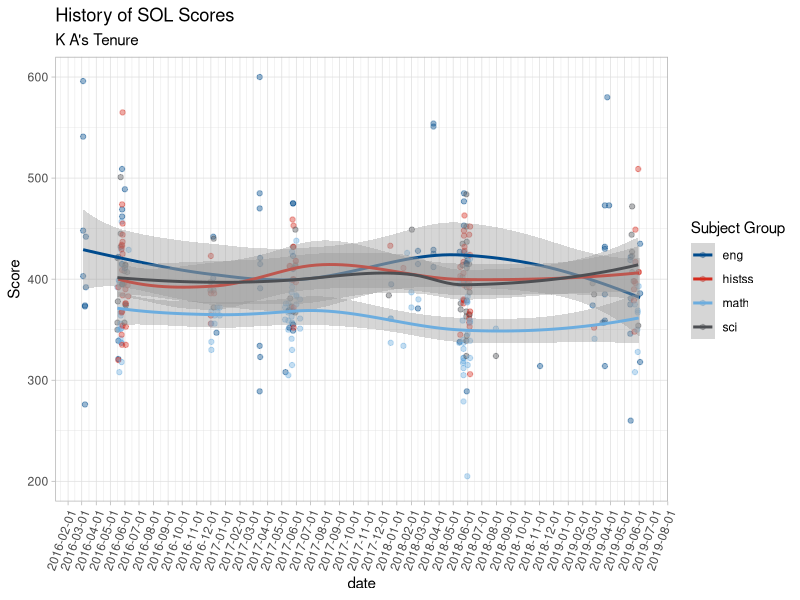
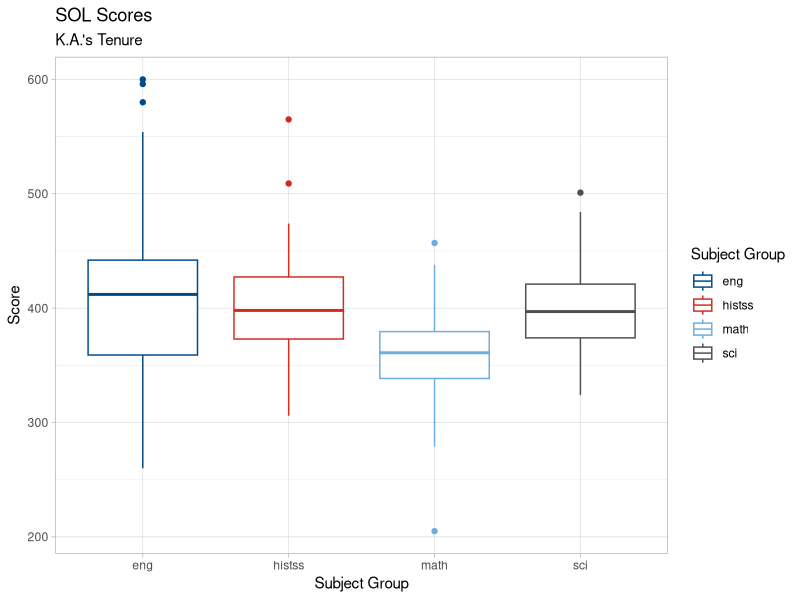

Reproduce these figures in R, in order.
library(tidyverse)
library(readxl)
library(dplyr)
library(tibble)
library(ggplot2)
library(lubridate)
library(reshape2)
library(forcats)

inova<-c("#004b8d", "#d52b1e", "#6caddf", "#4d4f53", "#a5a5a9")
pal_inova <- function(palette = c("inova"), alpha = 1) {
    palette <- match.arg(palette)
    if (alpha > 1L | alpha <= 0L) stop("alpha must be in (0, 1]")
        raw_cols <- inova
        raw_cols_rgb <- col2rgb(raw_cols)
        alpha_cols <- rgb(
            raw_cols_rgb[1L, ], raw_cols_rgb[2L, ], raw_cols_rgb[3L, ],
            alpha = alpha * 255L, names = names(raw_cols),
            maxColorValue = 255L
        )
        scales::manual_pal(unname(alpha_cols))
        }
#' Scale Colors as inova healthsystems
#'
#' @export scale_color_inova
scale_color_inova <- function(palette = c("inova"), alpha = 1, ...) {
    palette <- match.arg(palette)
    ggplot2::discrete_scale("colour", "inova", pal_inova(palette, alpha), ...)
}
scale_colour_inova<-scale_color_inova



dat<-tribble(
~admin,~test,~core,~scaled_score,~date,
"2015_2016", "EOC Writing ", "eng", 403, "3/4/2016", 
"2015_2016", "EOC Writing ", "eng", 596, "3/4/2016", 
"2015_2016", "EOC Writing ", "eng", 541, "3/4/2016", 
"2015_2016", "EOC Writing ", "eng", 448, "3/4/2016", 
"2015_2016", "Gr 8 Writing", "eng", 373, "3/8/2016", 
"2015_2016", "Gr 8 Writing", "eng", 276, "3/8/2016", 
"2015_2016", "Gr 8 Writing", "eng", 374, "3/8/2016", 
"2015_2016", "EOC Writing ", "eng", 392, "3/10/2016", 
"2015_2016", "EOC Writing ", "eng", 442, "3/10/2016", 
"2015_2016", "Algebra I ", "math", 392, "5/16/2016", 
"2015_2016", "Gr 8 Science", "sci", 421, "5/16/2016", 
"2015_2016", "Gr 8 Science", "sci", 350, "5/16/2016", 
"2015_2016", "Gr 8 Science", "sci", 357, "5/16/2016", 
"2015_2016", "Biology ", "sci", 378, "5/17/2016", 
"2015_2016", "Gr 8 Reading ", "eng", 422, "5/18/2016", 
"2015_2016", "Gr 8 Reading ", "eng", 339, "5/18/2016", 
"2015_2016", "Gr 8 Reading ", "eng", 321, "5/18/2016", 
"2015_2016", "W Hist I ", "histss", 392, "5/18/2016", 
"2015_2016", "W Hist II ", "histss", 320, "5/18/2016", 
"2015_2016", "Algebra I ", "math", 399, "5/19/2016", 
"2015_2016", "Algebra I ", "math", 350, "5/19/2016", 
"2015_2016", "Gr 8 Math  CAT", "math", 397, "5/20/2016", 
"2015_2016", "Gr 8 Math  CAT", "math", 308, "5/20/2016", 
"2015_2016", "Algebra I ", "math", 364, "5/23/2016", 
"2015_2016", "Algebra I ", "math", 367, "5/23/2016", 
"2015_2016", "Algebra I ", "math", 351, "5/23/2016", 
"2015_2016", "Chemistry ", "sci", 501, "5/23/2016", 
"2015_2016", "Chemistry ", "sci", 445, "5/23/2016", 
"2015_2016", "Chemistry ", "sci", 432, "5/23/2016", 
"2015_2016", "PE Algebra I ", "math", 341, "5/23/2016", 
"2015_2016", "PE Algebra I ", "math", 356, "5/23/2016", 
"2015_2016", "Geometry ", "math", 351, "5/24/2016", 
"2015_2016", "Geometry ", "math", 368, "5/24/2016", 
"2015_2016", "Geometry ", "math", 337, "5/24/2016", 
"2015_2016", "Geometry ", "math", 429, "5/24/2016", 
"2015_2016", "Algebra II ", "math", 337, "5/25/2016", 
"2015_2016", "Algebra II ", "math", 318, "5/25/2016", 
"2015_2016", "Algebra II ", "math", 457, "5/25/2016", 
"2015_2016", "Algebra II ", "math", 415, "5/25/2016", 
"2015_2016", "W Hist I ", "histss", 430, "5/25/2016", 
"2015_2016", "W Hist I ", "histss", 434, "5/25/2016", 
"2015_2016", "W Hist I ", "histss", 367, "5/25/2016", 
"2015_2016", "W Hist I ", "histss", 345, "5/25/2016", 
"2015_2016", "EOC Reading ", "eng", 395, "5/26/2016", 
"2015_2016", "EOC Reading ", "eng", 415, "5/26/2016", 
"2015_2016", "EOC Reading ", "eng", 509, "5/26/2016", 
"2015_2016", "EOC Reading ", "eng", 469, "5/26/2016", 
"2015_2016", "EOC Reading ", "eng", 462, "5/26/2016", 
"2015_2016", "W Hist II ", "histss", 433, "5/26/2016", 
"2015_2016", "W Hist II ", "histss", 368, "5/26/2016", 
"2015_2016", "W Hist II ", "histss", 409, "5/26/2016", 
"2015_2016", "W Hist II ", "histss", 335, "5/26/2016", 
"2015_2016", "W Hist II ", "histss", 474, "5/26/2016", 
"2015_2016", "Biology ", "sci", 395, "5/27/2016", 
"2015_2016", "Biology ", "sci", 395, "5/27/2016", 
"2015_2016", "VA&US Hist ", "histss", 354, "5/27/2016", 
"2015_2016", "VA&US Hist ", "histss", 384, "5/27/2016", 
"2015_2016", "VA&US Hist ", "histss", 565, "5/27/2016", 
"2015_2016", "VA&US Hist ", "histss", 437, "5/27/2016", 
"2015_2016", "VA&US Hist ", "histss", 425, "5/27/2016", 
"2015_2016", "VA&US Hist ", "histss", 444, "5/27/2016", 
"2015_2016", "VA&US Hist ", "histss", 455, "5/27/2016", 
"2015_2016", "Earth Sci ", "sci", 408, "5/31/2016", 
"2015_2016", "Earth Sci ", "sci", 396, "5/31/2016", 
"2015_2016", "Earth Sci ", "sci", 357, "5/31/2016", 
"2015_2016", "EOC Reading ", "eng", 411, "6/1/2016", 
"2015_2016", "EOC Reading ", "eng", 489, "6/1/2016", 
"2015_2016", "Biology ", "sci", 414, "6/2/2016", 
"2015_2016", "Earth Sci ", "sci", 414, "6/2/2016", 
"2015_2016", "Earth Sci ", "sci", 375, "6/2/2016", 
"2015_2016", "VA&US Hist ", "histss", 376, "6/2/2016", 
"2015_2016", "VA&US Hist ", "histss", 390, "6/2/2016", 
"2015_2016", "Biology ", "sci", 374, "6/3/2016", 
"2015_2016", "W Hist II ", "histss", 353, "6/3/2016", 
"2015_2016", "W Hist II ", "histss", 376, "6/3/2016", 
"2015_2016", "W Hist II ", "histss", 335, "6/3/2016", 
"2015_2016", "Biology ", "sci", 407, "6/6/2016", 
"2015_2016", "W Hist II ", "histss", 394, "6/7/2016", 
"2015_2016", "W Hist I ", "histss", 383, "6/8/2016", 
"2015_2016", "Geometry ", "math", 429, "6/9/2016", 
"2016_2017", "Biology ", "sci", 389, "11/30/2016", 
"2016_2017", "Biology ", "sci", 397, "11/30/2016", 
"2016_2017", "VA&US Hist ", "histss", 356, "12/1/2016", 
"2016_2017", "VA&US Hist ", "histss", 364, "12/1/2016", 
"2016_2017", "W Hist II ", "histss", 423, "12/1/2016", 
"2016_2017", "W Hist II ", "histss", 386, "12/1/2016", 
"2016_2017", "Algebra I ", "math", 330, "12/2/2016", 
"2016_2017", "Algebra I ", "math", 368, "12/2/2016", 
"2016_2017", "Algebra I ", "math", 356, "12/2/2016", 
"2016_2017", "PE Algebra I ", "math", 338, "12/2/2016", 
"2016_2017", "EOC Writing", "eng", 401, "12/6/2016", 
"2016_2017", "EOC Writing", "eng", 442, "12/6/2016", 
"2016_2017", "Biology ", "sci", 389, "12/7/2016", 
"2016_2017", "Biology ", "sci", 372, "12/7/2016", 
"2016_2017", "Earth Sci ", "sci", 440, "12/7/2016", 
"2016_2017", "VA&US Hist ", "histss", 386, "12/8/2016", 
"2016_2017", "Algebra I ", "math", 356, "12/9/2016", 
"2016_2017", "PE Algebra I ", "math", 364, "12/9/2016", 
"2016_2017", "EOC Reading ", "eng", 347, "12/13/2016", 
"2016_2017", "Algebra I ", "math", 372, "12/15/2016", 
"2016_2017", "Algebra I ", "math", 368, "12/15/2016", 
"2016_2017", "Algebra I ", "math", 372, "12/20/2016", 
"2016_2017", "Algebra I ", "math", 364, "12/20/2016", 
"2016_2017", "EOC Writing", "eng", 485, "3/15/2017", 
"2016_2017", "EOC Writing", "eng", 334, "3/15/2017", 
"2016_2017", "EOC Writing", "eng", 289, "3/15/2017", 
"2016_2017", "EOC Writing", "eng", 470, "3/15/2017", 
"2016_2017", "EOC Writing", "eng", 600, "3/15/2017", 
"2016_2017", "EOC Writing", "eng", 391, "3/16/2017", 
"2016_2017", "EOC Writing", "eng", 415, "3/16/2017", 
"2016_2017", "EOC Writing", "eng", 323, "3/16/2017", 
"2016_2017", "EOC Writing", "eng", 421, "3/16/2017", 
"2016_2017", "Algebra I ", "math", 360, "5/8/2017", 
"2016_2017", "PE Algebra I ", "math", 372, "5/8/2017", 
"2016_2017", "Gr 8 Reading ", "eng", 308, "5/9/2017", 
"2016_2017", "PE Algebra I ", "math", 376, "5/10/2017", 
"2016_2017", "Algebra I ", "math", 369, "5/15/2017", 
"2016_2017", "Algebra I ", "math", 367, "5/15/2017", 
"2016_2017", "Algebra I ", "math", 376, "5/15/2017", 
"2016_2017", "Algebra I ", "math", 359, "5/15/2017", 
"2016_2017", "Algebra I ", "math", 350, "5/15/2017", 
"2016_2017", "VMAST Algebra I", "math", 305, "5/15/2017", 
"2016_2017", "VM EOC Reading", "eng", 369, "5/16/2017", 
"2016_2017", "Gr 8 Reading ", "eng", 352, "5/17/2017", 
"2016_2017", "W Hist II ", "histss", 413, "5/18/2017", 
"2016_2017", "W Hist II ", "histss", 413, "5/18/2017", 
"2016_2017", "Biology ", "sci", 381, "5/19/2017", 
"2016_2017", "Earth Sci ", "sci", 369, "5/19/2017", 
"2016_2017", "Geometry ", "math", 373, "5/19/2017", 
"2016_2017", "Algebra I ", "math", 341, "5/22/2017", 
"2016_2017", "Algebra I ", "math", 363, "5/22/2017", 
"2016_2017", "Algebra I ", "math", 387, "5/22/2017", 
"2016_2017", "Chemistry ", "sci", 373, "5/22/2017", 
"2016_2017", "Geometry ", "math", 357, "5/23/2017", 
"2016_2017", "Geometry ", "math", 356, "5/23/2017", 
"2016_2017", "Geometry ", "math", 315, "5/23/2017", 
"2016_2017", "Geometry ", "math", 392, "5/23/2017", 
"2016_2017", "Geometry ", "math", 330, "5/23/2017", 
"2016_2017", "Geometry ", "math", 427, "5/23/2017", 
"2016_2017", "Geometry ", "math", 397, "5/23/2017", 
"2016_2017", "Algebra II ", "math", 370, "5/24/2017", 
"2016_2017", "W Hist I ", "histss", 399, "5/24/2017", 
"2016_2017", "W Hist I ", "histss", 459, "5/24/2017", 
"2016_2017", "Biology ", "sci", 400, "5/25/2017", 
"2016_2017", "Biology ", "sci", 432, "5/25/2017", 
"2016_2017", "EOC Reading ", "eng", 423, "5/25/2017", 
"2016_2017", "EOC Reading ", "eng", 368, "5/25/2017", 
"2016_2017", "EOC Reading ", "eng", 355, "5/25/2017", 
"2016_2017", "EOC Reading ", "eng", 349, "5/25/2017", 
"2016_2017", "EOC Reading ", "eng", 410, "5/25/2017", 
"2016_2017", "EOC Reading ", "eng", 475, "5/25/2017", 
"2016_2017", "EOC Reading ", "eng", 475, "5/25/2017", 
"2016_2017", "VA&US Hist ", "histss", 352, "5/26/2017", 
"2016_2017", "VA&US Hist ", "histss", 372, "5/26/2017", 
"2016_2017", "VA&US Hist ", "histss", 400, "5/26/2017", 
"2016_2017", "VA&US Hist ", "histss", 411, "5/26/2017", 
"2016_2017", "VA&US Hist ", "histss", 432, "5/26/2017", 
"2016_2017", "VA&US Hist ", "histss", 453, "5/26/2017", 
"2016_2017", "Biology ", "sci", 413, "5/30/2017", 
"2016_2017", "Chemistry ", "sci", 414, "5/30/2017", 
"2016_2017", "Earth Sci ", "sci", 367, "5/30/2017", 
"2016_2017", "Earth Sci ", "sci", 449, "5/30/2017", 
"2016_2017", "VA&US Hist ", "histss", 418, "5/31/2017", 
"2016_2017", "VA&US Hist ", "histss", 397, "5/31/2017", 
"2016_2017", "W Hist I ", "histss", 418, "5/31/2017", 
"2016_2017", "Algebra I ", "math", 383, "6/1/2017", 
"2016_2017", "Geometry ", "math", 375, "6/1/2017", 
"2016_2017", "Geometry ", "math", 384, "6/1/2017", 
"2016_2017", "Geometry ", "math", 438, "6/1/2017", 
"2016_2017", "Algebra I ", "math", 351, "6/9/2017", 
"2016_2017", "Algebra II ", "math", 380, "6/9/2017", 
"2016_2017", "Geometry ", "math", 361, "6/9/2017", 
"2017_2018", "Earth Sci ", "sci", 384, "12/15/2017", 
"2017_2018", "W Hist I ", "histss", 433, "12/18/2017", 
"2017_2018", "Algebra I ", "math", 337, "12/19/2017", 
"2017_2018", "Algebra I ", "math", 361, "12/19/2017", 
"2017_2018", "Algebra I ", "math", 361, "12/19/2017", 
"2017_2018", "EOC Reading ", "eng", 395, "12/20/2017", 
"2017_2018", "Geometry ", "math", 334, "1/15/2018", 
"2017_2018", "W Hist II ", "histss", 411, "1/15/2018", 
"2017_2018", "Algebra II ", "math", 426, "1/23/2018", 
"2017_2018", "Algebra I ", "math", 372, "2/1/2018", 
"2017_2018", "Algebra I ", "math", 387, "2/1/2018", 
"2017_2018", "Chemistry ", "sci", 449, "2/2/2018", 
"2017_2018", "EOC Reading ", "eng", 371, "2/15/2018", 
"2017_2018", "EOC Reading ", "eng", 415, "2/15/2018", 
"2017_2018", "EOC Reading ", "eng", 428, "2/15/2018", 
"2017_2018", "Algebra I ", "math", 380, "2/16/2018", 
"2017_2018", "EOC Writing ", "eng", 554, "3/20/2018", 
"2017_2018", "EOC Writing ", "eng", 551, "3/20/2018", 
"2017_2018", "EOC Writing ", "eng", 412, "3/20/2018", 
"2017_2018", "EOC Writing ", "eng", 425, "3/20/2018", 
"2017_2018", "Gr 8 Writing", "eng", 429, "3/20/2018", 
"2017_2018", "Algebra I ", "math", 395, "5/14/2018", 
"2017_2018", "Geometry ", "math", 337, "5/14/2018", 
"2017_2018", "EOC Reading ", "eng", 338, "5/15/2018", 
"2017_2018", "EOC Reading ", "eng", 427, "5/15/2018", 
"2017_2018", "VA&US Hist ", "histss", 403, "5/16/2018", 
"2017_2018", "W Hist II ", "histss", 412, "5/16/2018", 
"2017_2018", "W Hist II ", "histss", 345, "5/16/2018", 
"2017_2018", "Biology ", "sci", 370, "5/17/2018", 
"2017_2018", "Biology ", "sci", 376, "5/17/2018", 
"2017_2018", "Algebra I ", "math", 397, "5/21/2018", 
"2017_2018", "Algebra I ", "math", 379, "5/21/2018", 
"2017_2018", "Algebra I ", "math", 359, "5/21/2018", 
"2017_2018", "Algebra I ", "math", 397, "5/21/2018", 
"2017_2018", "Chemistry ", "sci", 402, "5/21/2018", 
"2017_2018", "Chemistry ", "sci", 414, "5/21/2018", 
"2017_2018", "Chemistry ", "sci", 435, "5/21/2018", 
"2017_2018", "Algebra I ", "math", 317, "5/22/2018", 
"2017_2018", "Algebra II ", "math", 319, "5/23/2018", 
"2017_2018", "Algebra II ", "math", 337, "5/23/2018", 
"2017_2018", "Algebra II ", "math", 305, "5/23/2018", 
"2017_2018", "Algebra II ", "math", 331, "5/23/2018", 
"2017_2018", "Algebra II ", "math", 279, "5/23/2018", 
"2017_2018", "Algebra II ", "math", 312, "5/23/2018", 
"2017_2018", "Algebra II ", "math", 322, "5/23/2018", 
"2017_2018", "Algebra II ", "math", 322, "5/23/2018", 
"2017_2018", "Algebra II ", "math", 340, "5/23/2018", 
"2017_2018", "W Hist I ", "histss", 376, "5/23/2018", 
"2017_2018", "W Hist I ", "histss", 406, "5/23/2018", 
"2017_2018", "W Hist I ", "histss", 380, "5/23/2018", 
"2017_2018", "W Hist I ", "histss", 417, "5/23/2018", 
"2017_2018", "EOC Reading ", "eng", 485, "5/24/2018", 
"2017_2018", "EOC Reading ", "eng", 477, "5/24/2018", 
"2017_2018", "EOC Reading ", "eng", 453, "5/24/2018", 
"2017_2018", "EOC Reading ", "eng", 427, "5/24/2018", 
"2017_2018", "W Hist II ", "histss", 394, "5/24/2018", 
"2017_2018", "W Hist II ", "histss", 379, "5/24/2018", 
"2017_2018", "W Hist II ", "histss", 448, "5/24/2018", 
"2017_2018", "W Hist II ", "histss", 443, "5/24/2018", 
"2017_2018", "W Hist II ", "histss", 397, "5/24/2018", 
"2017_2018", "VA&US Hist ", "histss", 432, "5/25/2018", 
"2017_2018", "VA&US Hist ", "histss", 463, "5/25/2018", 
"2017_2018", "VA&US Hist ", "histss", 428, "5/25/2018", 
"2017_2018", "Biology ", "sci", 423, "5/29/2018", 
"2017_2018", "Biology ", "sci", 484, "5/29/2018", 
"2017_2018", "Biology ", "sci", 416, "5/29/2018", 
"2017_2018", "Biology ", "sci", 339, "5/29/2018", 
"2017_2018", "Biology ", "sci", 368, "5/29/2018", 
"2017_2018", "Biology ", "sci", 324, "5/29/2018", 
"2017_2018", "Biology ", "sci", 363, "5/29/2018", 
"2017_2018", "Biology ", "sci", 452, "5/29/2018", 
"2017_2018", "Earth Sci ", "sci", 392, "5/30/2018", 
"2017_2018", "Earth Sci ", "sci", 411, "5/30/2018", 
"2017_2018", "Earth Sci ", "sci", 416, "5/30/2018", 
"2017_2018", "Earth Sci ", "sci", 437, "5/30/2018", 
"2017_2018", "Earth Sci ", "sci", 344, "5/30/2018", 
"2017_2018", "Earth Sci ", "sci", 379, "5/30/2018", 
"2017_2018", "Gr 7 Reading CAT", "eng", 415, "5/30/2018", 
"2017_2018", "Gr 7 Reading CAT", "eng", 289, "5/30/2018", 
"2017_2018", "Gr 7 Math CAT", "math", 378, "5/31/2018", 
"2017_2018", "Gr 7 Math CAT", "math", 205, "5/31/2018", 
"2017_2018", "Gr 8 Math  CAT", "math", 377, "5/31/2018", 
"2017_2018", "EOC Reading ", "eng", 419, "6/1/2018", 
"2017_2018", "Geometry ", "math", 315, "6/1/2018", 
"2017_2018", "Geometry ", "math", 383, "6/1/2018", 
"2017_2018", "Geometry ", "math", 424, "6/1/2018", 
"2017_2018", "Geometry ", "math", 346, "6/1/2018", 
"2017_2018", "Gr 8 Read  CAT", "eng", 398, "6/1/2018", 
"2017_2018", "Gr 8 Science", "sci", 415, "6/4/2018", 
"2017_2018", "VA&US Hist ", "histss", 392, "6/4/2018", 
"2017_2018", "W Hist I ", "histss", 361, "6/4/2018", 
"2017_2018", "W Hist II ", "histss", 365, "6/4/2018", 
"2017_2018", "W Hist II ", "histss", 398, "6/4/2018", 
"2017_2018", "W Hist II ", "histss", 357, "6/4/2018", 
"2017_2018", "W Hist II ", "histss", 444, "6/4/2018", 
"2017_2018", "Biology ", "sci", 365, "6/5/2018", 
"2017_2018", "Earth Sci ", "sci", 387, "6/5/2018", 
"2017_2018", "W Hist II ", "histss", 353, "6/5/2018", 
"2017_2018", "Algebra I ", "math", 359, "6/6/2018", 
"2017_2018", "Algebra I ", "math", 339, "6/6/2018", 
"2017_2018", "Algebra I ", "math", 420, "6/6/2018", 
"2017_2018", "Algebra II ", "math", 322, "6/6/2018", 
"2017_2018", "Civics & Economics", "histss", 452, "6/6/2018", 
"2017_2018", "Geometry ", "math", 357, "6/6/2018", 
"2017_2018", "VA&US Hist ", "histss", 368, "6/6/2018", 
"2017_2018", "W Hist I ", "histss", 424, "6/6/2018", 
"2017_2018", "W Hist II ", "histss", 306, "6/6/2018", 
"2017_2018", "Biology ", "sci", 324, "7/31/2018", 
"2017_2018", "Geometry ", "math", 351, "7/31/2018", 
"2018_2019", "EOC Writing ", "eng", 314, "11/2/2018", 
"2018_2019", "Earth Sci ", "sci", 396, "2/22/2019", 
"2018_2019", "EOC Reading ", "eng", 374, "2/22/2019", 
"2018_2019", "Biology ", "sci", 385, "2/25/2019", 
"2018_2019", "W Hist II ", "histss", 352, "2/25/2019", 
"2018_2019", "Algebra I ", "math", 341, "2/26/2019", 
"2018_2019", "EOC Writing ", "eng", 357, "3/15/2019", 
"2018_2019", "EOC Writing ", "eng", 357, "3/19/2019", 
"2018_2019", "EOC Writing ", "eng", 432, "3/20/2019", 
"2018_2019", "EOC Writing ", "eng", 314, "3/20/2019", 
"2018_2019", "EOC Writing ", "eng", 359, "3/20/2019", 
"2018_2019", "EOC Writing ", "eng", 473, "3/20/2019", 
"2018_2019", "EOC Writing ", "eng", 430, "3/20/2019", 
"2018_2019", "Gr 8 Writing", "eng", 385, "3/20/2019", 
"2018_2019", "EOC Writing ", "eng", 580, "3/25/2019", 
"2018_2019", "EOC Writing ", "eng", 473, "3/29/2019", 
"2018_2019", "EOC Reading ", "eng", 375, "5/13/2019", 
"2018_2019", "EOC Reading ", "eng", 419, "5/13/2019", 
"2018_2019", "EOC Reading ", "eng", 346, "5/13/2019", 
"2018_2019", "Gr 6 Reading CAT", "eng", 260, "5/14/2019", 
"2018_2019", "Gr 7 Reading CAT", "eng", 422, "5/14/2019", 
"2018_2019", "Gr 8 Read  CAT", "eng", 381, "5/14/2019", 
"2018_2019", "Gr 8 Science", "sci", 444, "5/16/2019", 
"2018_2019", "Earth Sci ", "sci", 472, "5/17/2019", 
"2018_2019", "Earth Sci ", "sci", 407, "5/17/2019", 
"2018_2019", "Earth Sci ", "sci", 423, "5/17/2019", 
"2018_2019", "Earth Sci ", "sci", 427, "5/17/2019", 
"2018_2019", "Chemistry ", "sci", 398, "5/20/2019", 
"2018_2019", "W Hist II ", "histss", 379, "5/21/2019", 
"2018_2019", "W Hist II ", "histss", 390, "5/21/2019",
"2018_2019", "W Hist I ", "histss", 398, "5/22/2019", 
"2018_2019", "W Hist I ", "histss", 348, "5/22/2019", 
"2018_2019", "Gr 6 Math CAT", "math", 308, "5/23/2019", 
"2018_2019", "Gr 7 Math CAT", "math", 416, "5/23/2019", 
"2018_2019", "Gr 8 Math  CAT", "math", 375, "5/23/2019", 
"2018_2019", "VA&US Hist ", "histss", 417, "5/24/2019", 
"2018_2019", "VA&US Hist ", "histss", 396, "5/24/2019", 
"2018_2019", "VA&US Hist ", "histss", 449, "5/24/2019", 
"2018_2019", "Algebra I ", "math", 350, "5/28/2019", 
"2018_2019", "Algebra II ", "math", 367, "5/29/2019", 
"2018_2019", "Geometry ", "math", 328, "5/29/2019", 
"2018_2019", "Geometry ", "math", 369, "5/29/2019", 
"2018_2019", "Earth Sci ", "sci", 354, "5/30/2019", 
"2018_2019", "VA&US Hist ", "histss", 509, "5/30/2019", 
"2018_2019", "Civics & Economics", "histss", 407, "5/31/2019", 
"2018_2019", "Civics & Economics", "histss", 407, "5/31/2019", 
"2018_2019", "Geometry ", "math", 393, "5/31/2019", 
"2018_2019", "EOC Reading ", "eng", 386, "6/3/2019", 
"2018_2019", "Gr 7 Reading CAT", "eng", 318, "6/3/2019", 
"2018_2019", "Gr 8 Read  CAT", "eng", 435, "6/3/2019")  %>% 
mutate(date = mdy(date))   %>% 
mutate(core = factor(core))  %>% 
mutate(admin = factor(admin))



# dat
dat  %>% 
  count(core)
psych::describeBy(dat, group = dat$core)


dat  %>% 
ggplot(aes(x = date, y = scaled_score, color = core))  + 
# geom_jitter(alpha = 0.4, width = 0.25, height = 0.25)  +
geom_point(alpha = 0.4)+
geom_smooth() +
scale_color_inova() + 
theme_light() +
labs(title= "History of SOL Scores", 
     subtitle = "K A's Tenure",
     y = "Score", 
     x = "date", 
     color = "Subject Group"
    ) + 
scale_y_continuous(limits = c(200, 600)) +
scale_x_date(date_breaks = "1 month") +
theme(axis.text.x = element_text(angle = 70, hjust = 1))

dat  %>% 
ggplot(aes(x = core, y = scaled_score, color = core))  + 
geom_boxplot() +
scale_color_inova() + 
theme_light() +
labs(title= "SOL Scores", 
     subtitle = "K.A.'s Tenure",
     y = "Score", 
     x = "Subject Group", 
     color = "Subject Group"
    ) 


# library(ggridges)
# library(ggjoy)

anova(lm(scaled_score ~ core, data = dat))
car::leveneTest(scaled_score ~ core, data = dat)
# need heteroskedasticity-robust standard errors here.
